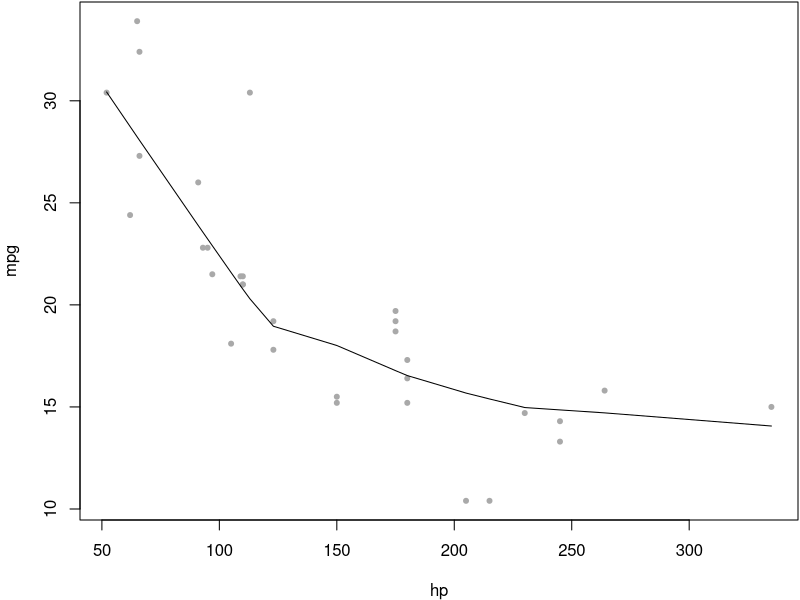

Generate this figure with R:
## ---- chunk 1
#Install rmarkdown and knitr packages first
library(knitr)
opts_chunk$set(fig.width=7, fig.height=5) #set global chunk options: images will be 7x5 inches
## ---- chunk 2
x <- 1+1 # a simple calculator

rnorm(5) # boring random numbers
## ---- chunk 3
par(mar = c(4, 4, .1, .1))
with(mtcars, {
  plot(mpg~hp, pch=20, col='darkgray')
  lines(lowess(hp, mpg))
})
## ---- chunk 4
    pi * x^2
